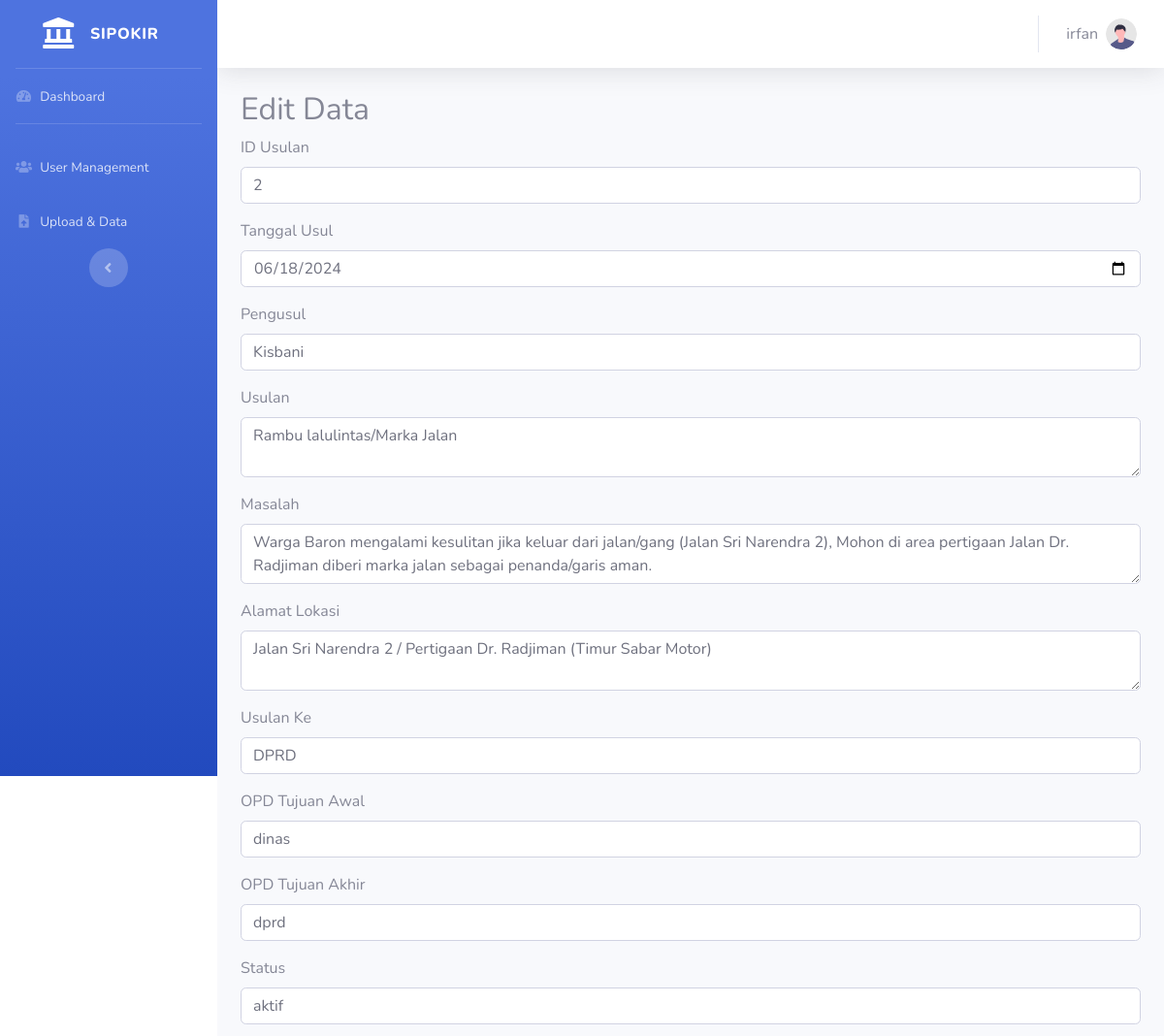
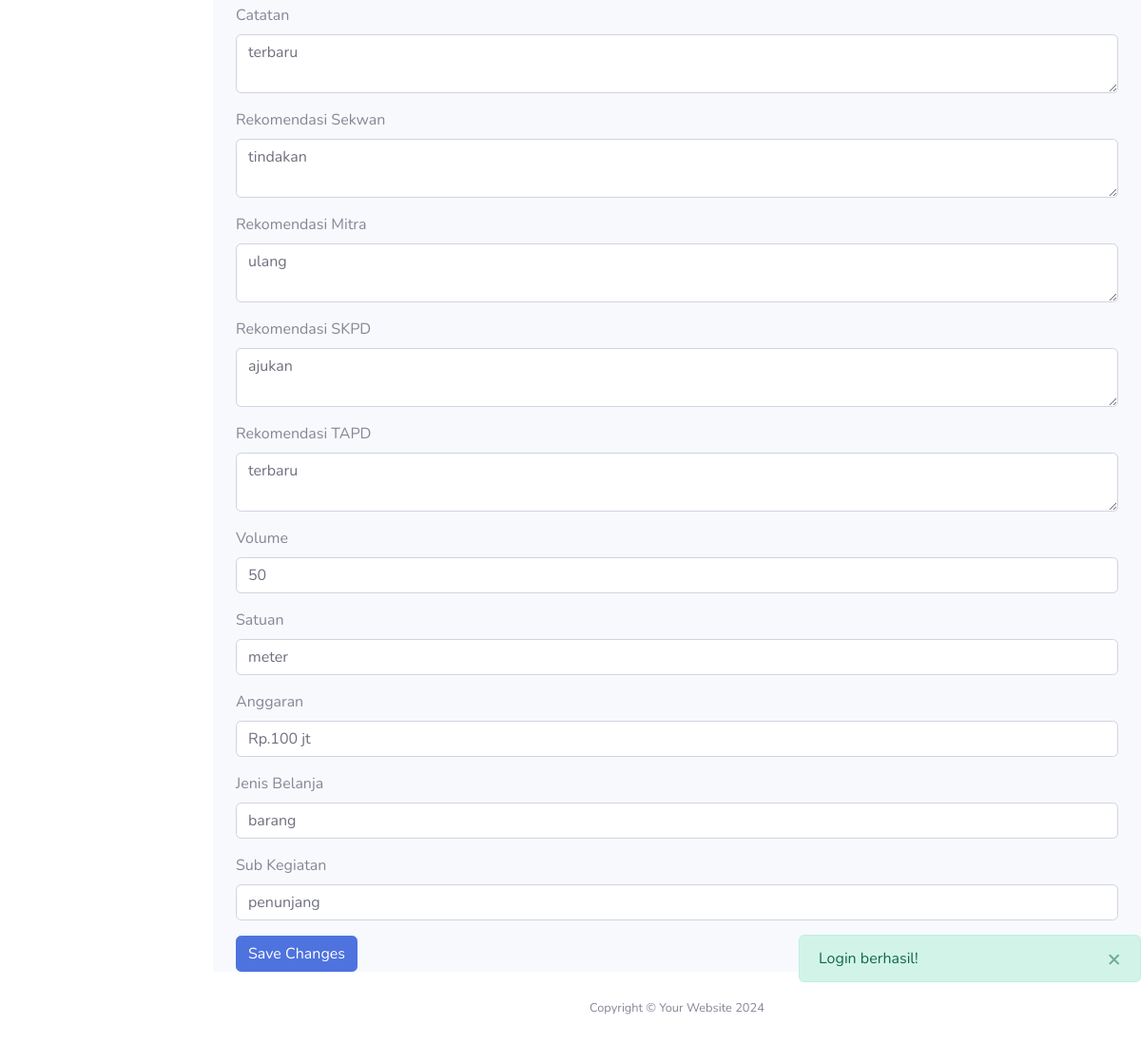
The app's page /edit.php?id=120 (signed in) with its own data (2 pictures, top to bottom).
### tables this page shows
CREATE TABLE `pokir` (
  `id` int(30) NOT NULL,
  `id_usulan` varchar(50) DEFAULT NULL,
  `tanggal_usul` varchar(100) NOT NULL,
  `pengusul` varchar(100) NOT NULL,
  `usulan` varchar(300) NOT NULL,
  `masalah` varchar(1000) NOT NULL,
  `alamat_lokasi` varchar(200) NOT NULL,
  `usulan_ke` varchar(50) NOT NULL,
  `opd_tujuan_awal` varchar(50) NOT NULL,
  `opd_tujuan_akhir` varchar(100) NOT NULL,
  `status` varchar(100) NOT NULL,
  `catatan` varchar(100) NOT NULL,
  `rekomendasi_sekwan` varchar(200) NOT NULL,
  `rekomendasi_mitra` varchar(200) NOT NULL,
  `rekomendasi_skpd` varchar(200) NOT NULL,
  `rekomendasi_tapd` varchar(200) NOT NULL,
  `volume` varchar(50) NOT NULL,
  `satuan` varchar(300) NOT NULL,
  `anggaran` varchar(300) NOT NULL,
  `jenis_belanja` varchar(300) NOT NULL,
  `sub_kegiatan` varchar(300) NOT NULL,
  `createdAt` timestamp NOT NULL DEFAULT current_timestamp(),
  `updatedAt` timestamp NOT NULL DEFAULT current_timestamp() ON UPDATE current_timestamp()
);

### edit.php (the view, shortened to what this page needs)
<?php
require 'koneksi.php';
$id = filter_input(INPUT_GET, 'id', FILTER_SANITIZE_NUMBER_INT);
$stmt = $conn->prepare("SELECT * FROM pokir WHERE id = ?");
$stmt->bind_param("i", $id);
if ($stmt->execute()) {
    $result = $stmt->get_result();
    if ($result->num_rows == 1) {
        $row = $result->fetch_assoc();
        ?>
        <h2>Edit Data</h2>
        <form action="update.php" method="post">
            <div class="form-group">
                <label>ID Usulan</label>
                <input type="text" class="form-control" name="id_usulan"
                    value="<?php echo htmlspecialchars($row['id_usulan']); ?>">
            </div>
            <div class="form-group">
                <label>Tanggal Usul</label>
                <?php
                $tanggal_usul_value = date('Y-m-d', strtotime($row['tanggal_usul']));
                ?>
                <input type="date" class="form-control" name="tanggal_usul"
                    value="<?php echo htmlspecialchars($tanggal_usul_value); ?>">
            </div>
            <div class="form-group">
                <label>Pengusul</label>
                <input type="text" class="form-control" name="pengusul"
                    value="<?php echo htmlspecialchars($row['pengusul']); ?>">
            </div>
            <div class="form-group">
                <label>Usulan</label>
                <textarea class="form-control" name="usulan"><?php echo htmlspecialchars($row['usulan']); ?></textarea>
            </div>
            <div class="form-group">
                <label>Masalah</label>
                <textarea class="form-control" name="masalah"><?php echo htmlspecialchars($row['masalah']); ?></textarea>
            </div>
            <div class="form-group">
                <label>Alamat Lokasi</label>
                <textarea class="form-control"
                    name="alamat_lokasi"><?php echo htmlspecialchars($row['alamat_lokasi']); ?></textarea>
            </div>
            <div class="form-group">
                <label>Usulan Ke</label>
                <input type="text" class="form-control" name="usulan_ke"
                    value="<?php echo htmlspecialchars($row['usulan_ke']); ?>">
            </div>
            <div class="form-group">
                <label>OPD Tujuan Awal</label>
                <input type="text" class="form-control" name="opd_tujuan_awal"
                    value="<?php echo htmlspecialchars($row['opd_tujuan_awal']); ?>">
            </div>
            <div class="form-group">
                <label>OPD Tujuan Akhir</label>
                <input type="text" class="form-control" name="opd_tujuan_akhir"
                    value="<?php echo htmlspecialchars($row['opd_tujuan_akhir']); ?>">
            </div>
            <div class="form-group">
                <label>Status</label>
                <input type="text" class="form-control" name="status" value="<?php echo htmlspecialchars($row['status']); ?>">
            </div>
            <div class="form-group">
                <label>Catatan</label>
                <textarea class="form-control" name="catatan"><?php echo htmlspecialchars($row['catatan']); ?></textarea>
            </div>
            <div class="form-group">
                <label>Rekomendasi Sekwan</label>
                <textarea class="form-control"
                    name="rekomendasi_sekwan"><?php echo htmlspecialchars($row['rekomendasi_sekwan']); ?></textarea>
            </div>
            <div class="form-group">
                <label>Rekomendasi Mitra</label>
                <textarea class="form-control"
                    name="rekomendasi_mitra"><?php echo htmlspecialchars($row['rekomendasi_mitra']); ?></textarea>
            </div>
            <div class="form-group">
                <label>Rekomendasi SKPD</label>
                <textarea class="form-control"
                    name="rekomendasi_skpd"><?php echo htmlspecialchars($row['rekomendasi_skpd']); ?></textarea>
            </div>
            <div class="form-group">
                <label>Rekomendasi TAPD</label>
                <textarea class="form-control"
                    name="rekomendasi_tapd"><?php echo htmlspecialchars($row['rekomendasi_tapd']); ?></textarea>
            </div>
            <div class="form-group">
                <label>Volume</label>
                <input type="text" class="form-control" name="volume" value="<?php echo htmlspecialchars($row['volume']); ?>">
            </div>
            <div class="form-group">
                <label>Satuan</label>
                <input type="text" class="form-control" name="satuan" value="<?php echo htmlspecialchars($row['satuan']); ?>">
            </div>
            <div class="form-group">
                <label>Anggaran</label>
                <input type="text" class="form-control" name="anggaran"
                    value="<?php echo htmlspecialchars($row['anggaran']); ?>">
            </div>
            <div class="form-group">
                <label>Jenis Belanja</label>
                <input type="text" class="form-control" name="jenis_belanja"
                    value="<?php echo htmlspecialchars($row['jenis_belanja']); ?>">
            </div>
            <div class="form-group">
                <label>Sub Kegiatan</label>
                <input type="text" class="form-control" name="sub_kegiatan"
                    value="<?php echo htmlspecialchars($row['sub_kegiatan']); ?>">
            </div>
            <button type="submit" class="btn btn-primary">Save Changes</button>
        </form>
        <?php
        include 'layout.php';
    } else {
        echo "Data tidak ditemukan.";
    }
} else {
    echo "Error: " . $stmt->error;
}
?>

### records on screen
pokir: id_usulan "2", tanggal_usul "06/18/2024", pengusul "Kisbani", usulan "Rambu lalulintas/Marka Jalan", masalah "Warga Baron mengalami kesulitan jika keluar dari jalan/gang (Jalan Sri Narendra 2), Mohon di area pertigaan Jalan Dr. Radjiman diberi marka jalan sebagai penanda/garis aman.", alamat_lokasi "Jalan Sri Narendra 2 / Pertigaan Dr. Radjiman (Timur Sabar Motor)", usulan_ke "DPRD", opd_tujuan_awal "dinas", opd_tujuan_akhir "dprd", status "aktif", catatan "terbaru", rekomendasi_sekwan "tindakan", rekomendasi_mitra "ulang", rekomendasi_skpd "ajukan", rekomendasi_tapd "terbaru", volume "50", satuan "meter", anggaran "Rp.100 jt", jenis_belanja "barang", sub_kegiatan "penunjang"

### other values on screen
$_SESSION['username'] "irfan"
